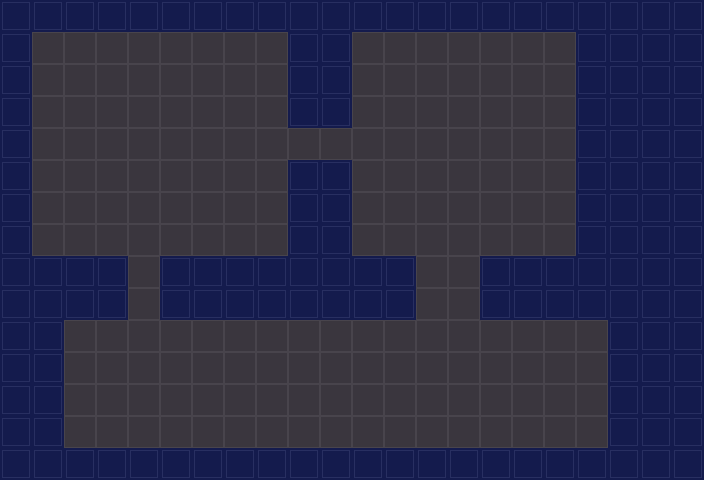

A level layout from a 2D game, rendered from its tile map. Below: a short description, then the map file with its tile-grid data intact:
An orthogonal 22x15 tile map with 32x32 px tiles, 2 tile layers (Ground, Walls) and 10 objects (4x Item, 2x ChaseEnemy, PlayerSpawn, PatrolEnemy, LockedDoor, ...).

<map version="1.10" tiledversion="1.10.2" orientation="orthogonal" renderorder="right-down" width="22" height="15" tilewidth="32" tileheight="32" infinite="0" nextlayerid="5" nextobjectid="20">
 <tileset firstgid="1" name="tileset" tilewidth="32" tileheight="32" tilecount="5" columns="5">
  <image source="tileset.png" width="160" height="32" />
 </tileset>
 <layer id="1" name="Ground" width="22" height="15">
  <data encoding="csv">
0,0,0,0,0,0,0,0,0,0,0,0,0,0,0,0,0,0,0,0,0,0,
0,1,1,1,1,1,1,1,1,0,0,1,1,1,1,1,1,1,0,0,0,0,
0,1,1,1,1,1,1,1,1,0,0,1,1,1,1,1,1,1,0,0,0,0,
0,1,1,1,1,1,1,1,1,0,0,1,1,1,1,1,1,1,0,0,0,0,
0,1,1,1,1,1,1,1,1,1,1,1,1,1,1,1,1,1,0,0,0,0,
0,1,1,1,1,1,1,1,1,0,0,1,1,1,1,1,1,1,0,0,0,0,
0,1,1,1,1,1,1,1,1,0,0,1,1,1,1,1,1,1,0,0,0,0,
0,1,1,1,1,1,1,1,1,0,0,1,1,1,1,1,1,1,0,0,0,0,
0,0,0,0,1,0,0,0,0,0,0,0,0,1,1,0,0,0,0,0,0,0,
0,0,0,0,1,0,0,0,0,0,0,0,0,1,1,0,0,0,0,0,0,0,
0,0,1,1,1,1,1,1,1,1,1,1,1,1,1,1,1,1,1,0,0,0,
0,0,1,1,1,1,1,1,1,1,1,1,1,1,1,1,1,1,1,0,0,0,
0,0,1,1,1,1,1,1,1,1,1,1,1,1,1,1,1,1,1,0,0,0,
0,0,1,1,1,1,1,1,1,1,1,1,1,1,1,1,1,1,1,0,0,0,
0,0,0,0,0,0,0,0,0,0,0,0,0,0,0,0,0,0,0,0,0,0
</data>
 </layer>
 <layer id="2" name="Walls" width="22" height="15">
  <data encoding="csv">
2,2,2,2,2,2,2,2,2,2,2,2,2,2,2,2,2,2,2,2,2,2,
2,0,0,0,0,0,0,0,0,2,2,0,0,0,0,0,0,0,2,2,2,2,
2,0,0,0,0,0,0,0,0,2,2,0,0,0,0,0,0,0,2,2,2,2,
2,0,0,0,0,0,0,0,0,2,2,0,0,0,0,0,0,0,2,2,2,2,
2,0,0,0,0,0,0,0,0,0,0,0,0,0,0,0,0,0,2,2,2,2,
2,0,0,0,0,0,0,0,0,2,2,0,0,0,0,0,0,0,2,2,2,2,
2,0,0,0,0,0,0,0,0,2,2,0,0,0,0,0,0,0,2,2,2,2,
2,0,0,0,0,0,0,0,0,2,2,0,0,0,0,0,0,0,2,2,2,2,
2,2,2,2,0,2,2,2,2,2,2,2,2,0,0,2,2,2,2,2,2,2,
2,2,2,2,0,2,2,2,2,2,2,2,2,0,0,2,2,2,2,2,2,2,
2,2,0,0,0,0,0,0,0,0,0,0,0,0,0,0,0,0,0,2,2,2,
2,2,0,0,0,0,0,0,0,0,0,0,0,0,0,0,0,0,0,2,2,2,
2,2,0,0,0,0,0,0,0,0,0,0,0,0,0,0,0,0,0,2,2,2,
2,2,0,0,0,0,0,0,0,0,0,0,0,0,0,0,0,0,0,2,2,2,
2,2,2,2,2,2,2,2,2,2,2,2,2,2,2,2,2,2,2,2,2,2
</data>
 </layer>
 <objectgroup id="3" name="Objects">
  <object id="1" name="PlayerSpawn" type="PlayerSpawn" x="64" y="64" width="32" height="32" />
  <object id="2" name="PatrolEnemy1" type="PatrolEnemy" x="416" y="64" width="32" height="32">
   <properties>
    <property name="pathPoints" value="13,2;16,2;16,5;13,5" />
   </properties>
  </object>
  <object id="3" name="ChaseEnemy1" type="ChaseEnemy" x="448" y="352" width="32" height="32">
   <properties>
   <property name="detectionRadius" type="int" value="140" />
   </properties>
  </object>
  <object id="4" name="ChaseEnemy2" type="ChaseEnemy" x="128" y="192" width="32" height="32">
   <properties>
  <property name="detectionRadius" type="int" value="120" />
   </properties>
  </object>
  <object id="5" name="BronzeKey" type="Item" x="480" y="160" width="32" height="32">
   <properties>
    <property name="itemType" value="key" />
    <property name="itemId" value="bronze_key" />
   </properties>
  </object>
  <object id="6" name="Potion1" type="Item" x="96" y="160" width="32" height="32">
   <properties>
    <property name="itemType" value="potion" />
    <property name="itemId" value="potion_1" />
   </properties>
  </object>
  <object id="7" name="Coin1" type="Item" x="192" y="96" width="32" height="32">
   <properties>
    <property name="itemType" value="coin" />
    <property name="itemId" value="coin_1" />
   </properties>
  </object>
  <object id="8" name="Coin2" type="Item" x="384" y="384" width="32" height="32">
   <properties>
    <property name="itemType" value="coin" />
    <property name="itemId" value="coin_2" />
   </properties>
  </object>
  <object id="9" name="LockedDoor1" type="LockedDoor" x="288" y="128" width="64" height="32">
   <properties>
    <property name="requiresKey" value="bronze_key" />
   </properties>
  </object>
  <object id="10" name="Exit" type="Exit" x="544" y="352" width="32" height="32" />
 </objectgroup>
</map>
